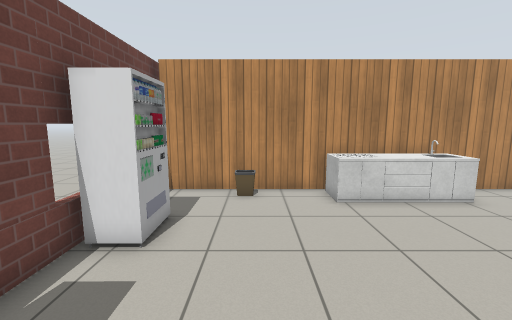
[1] (above)

24 first-person views from a walk through a robot-simulator world made for Gazebo. The camera is 1.3 m above the floor, tilts 8° down and sees 90° across. The floor is counted in squares, 0.5 m on a side. Each view is taken from the middle of a square. On the plan, view 1 faces up. The plan holds only what a view shows up to about 18 squares ahead; the rest is blank. The place goes on beyond the plan. The robots in the file are not drawn. Simple patterns stand in for the simulator's built-in surfaces. Some stock models are drawn as simple stand-ins.

[2]
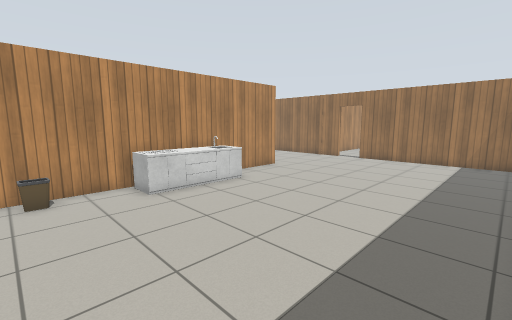

[3]
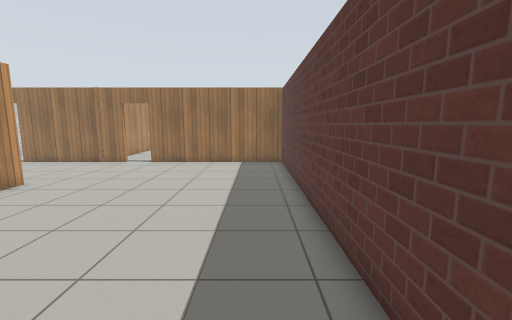

[4]
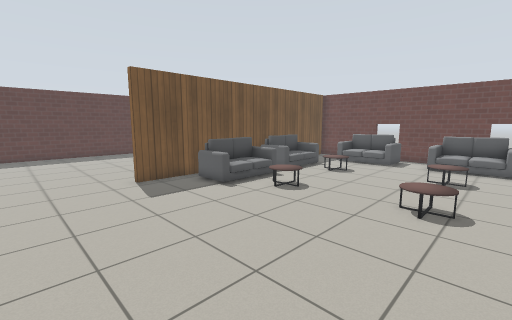

[5]
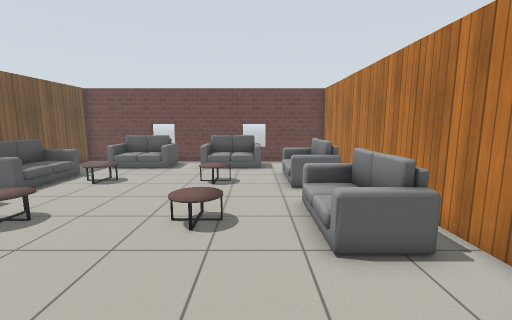

[6]
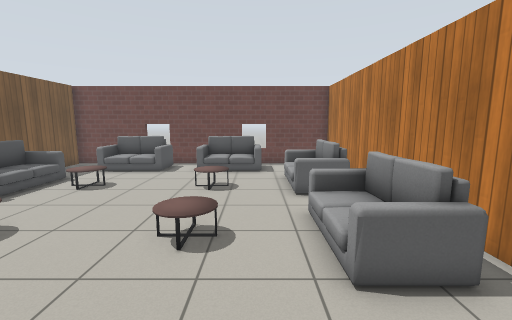

[7]
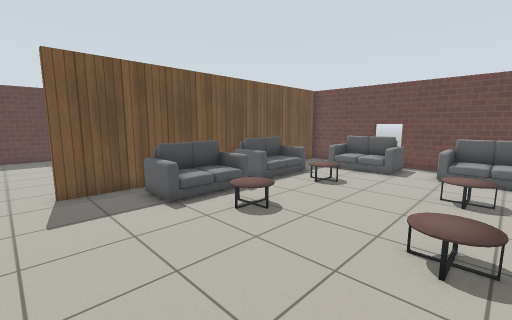

[8]
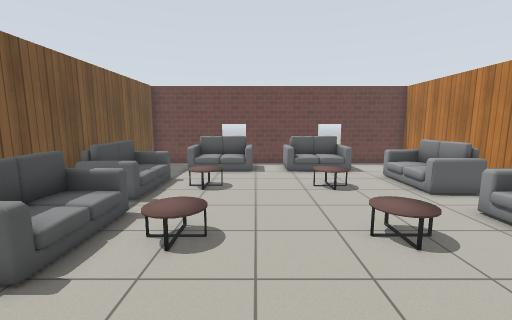

[9]
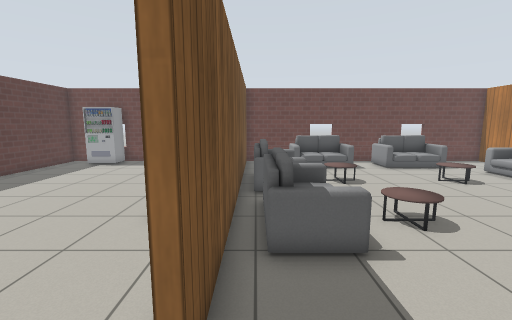

[10]
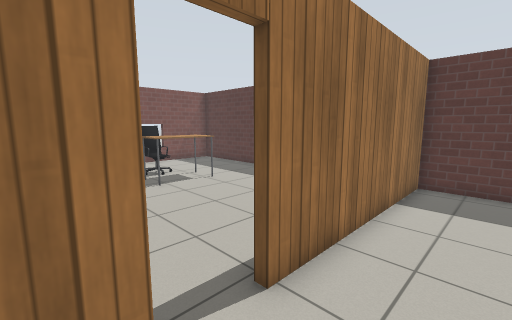

[11]
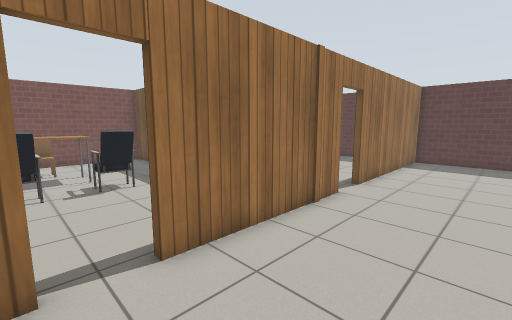

[12]
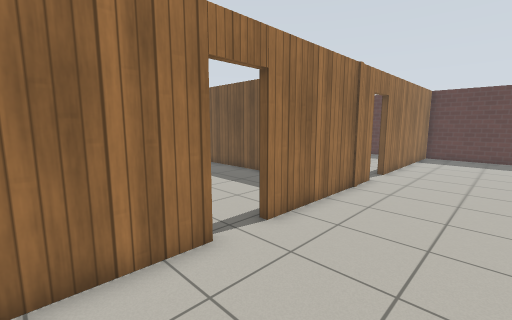

[13]
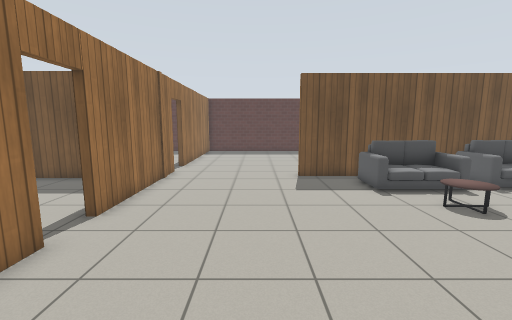

[14]
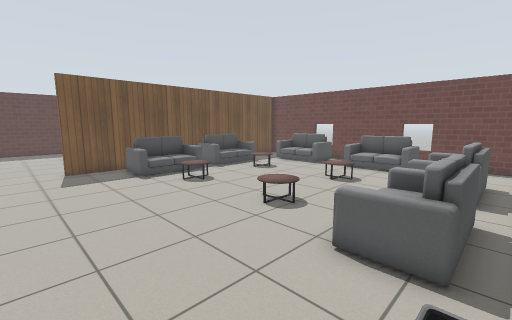

[15]
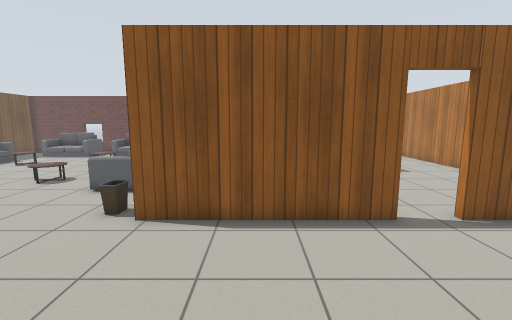

[16]
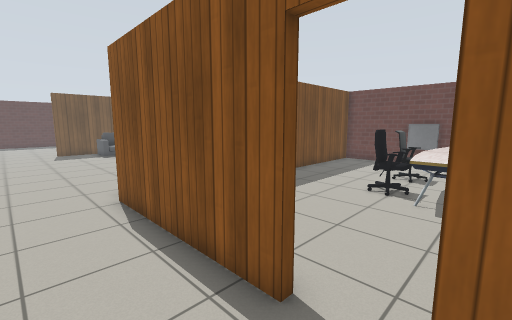

[17]
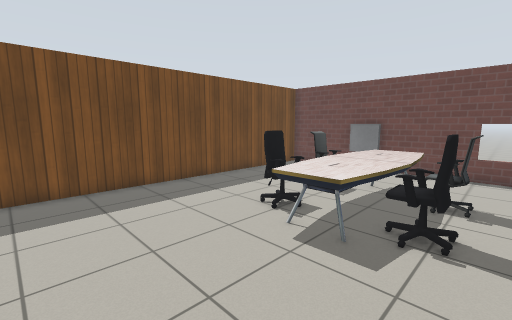

[18]
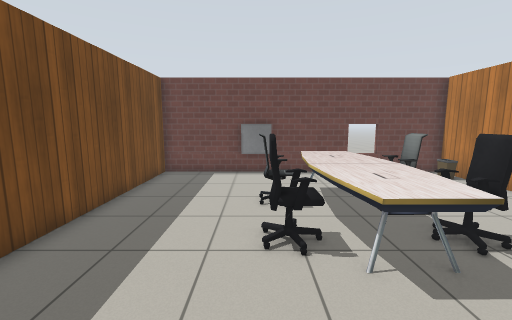

[19]
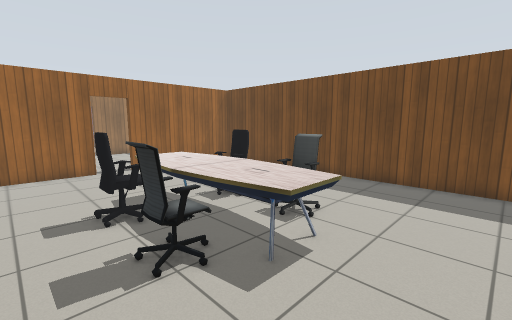

[20]
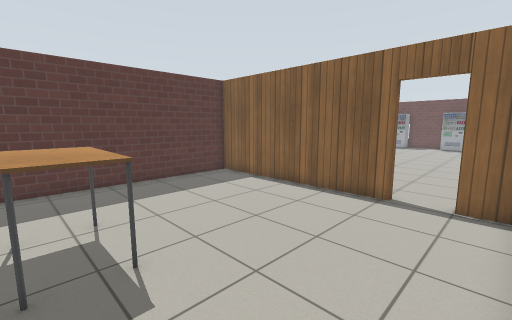

[21]
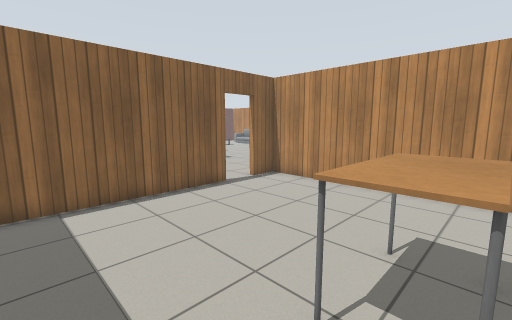

[22]
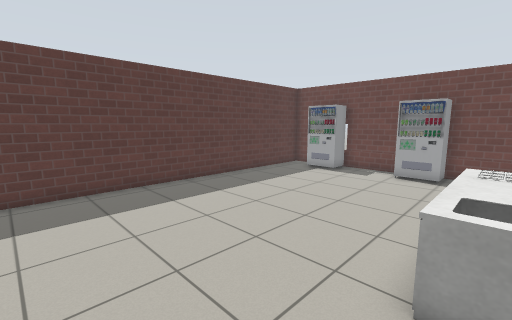

[23]
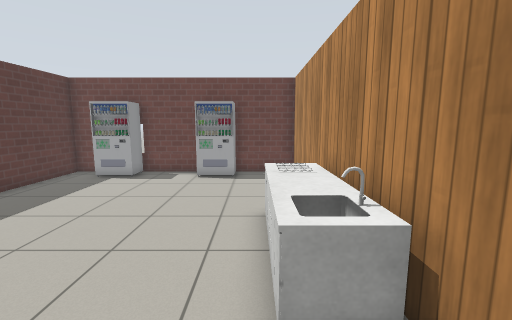

[24]
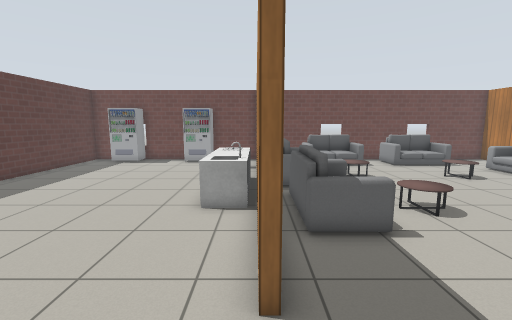

### Floor plan
Points are (right, up) in squares from view 1. A wall is a line through its corners. A room is listed if a view was taken in it or the views show most of it. See-through windows are left out.
Room 1 (views 1, 2, 3, 4, 5, 6, 7, 8, 9, 10, 11, 12, 13, 14, 15, 16, 22, 23, 24)
walls: (11.9, 10) (-3.7, 10); (18.5, 17.8) (18.5, 21.2); (18.5, 9) (18.5, 16.1); (9.6, 26.7) (-3.9, 26.7) (-3.9, 1.8); (-3.7, 10.3) (11.9, 10.3); (12.3, 33.9) (12.3, 26.6); (-3.9, -0.7) (-3.9, -1.8) (18.5, -1.8) (18.5, 7.2); (12.3, 37) (12.3, 35.6)
ways out: open door at (12, 34.5) to room 2; open door at (19, 8.5) to room 3; open door at (19, 16.5)
objects: vending machine (-3, 0) to (-2, 2); vending machine (-3, 5) to (-2, 7); sofa (-3, 13) to (-1, 17); sofa (-3, 19) to (-1, 22); bin (-1, 9) to (0, 9); sofa (0, 23) to (4, 25); sofa (1, 11) to (5, 13); coffee table (2, 14) to (3, 16); coffee table (2, 19) to (3, 21); counter (3, 8) to (7, 9); sofa (6, 11) to (9, 13); sofa (6, 23) to (9, 26); coffee table (7, 14) to (8, 16); coffee table (7, 20) to (8, 21); bin (11, 26) to (12, 26)
Room 2 (views 17, 18, 19)
walls: (12, 35.5) (12, 39.2); (12, 28) (12, 33.9); (-3.9, 39.5) (-3.9, 27) (11.2, 27)
ways out: open door at (12, 34.5) to room 1
objects: window (-4, 32); table (0, 33) to (6, 36); office chair (1, 32) to (2, 33); office chair (1, 36) to (2, 37); office chair (4, 32) to (5, 33); office chair (4, 36) to (5, 37)
Room 3 (views 20, 21)
walls: (18.8, 7.2) (18.8, -1.8) (28.5, -1.8); (28.2, 10.5) (18.8, 10.5) (18.8, 9)
ways out: open door at (19, 8.5) to room 1
objects: table (26, 2) to (28, 5)

Where each view was taken, in squares from view 1:
view 1: 0 up, 0 right, facing up
view 2: 1 down, 1 left, facing up-right
view 3: 0 up, 1 right, facing right
view 4: 22 up, 16 right, facing down-left
view 5: 22 up, 14 right, facing left
view 6: 22 up, 13 right, facing left
view 7: 21 up, 13 right, facing down-left
view 8: 17 up, 13 right, facing left
view 9: 11 up, 14 right, facing left
view 10: 10 up, 16 right, facing down-right
view 11: 18 up, 14 right, facing down-right
view 12: 21 up, 14 right, facing down-right
view 13: 23 up, 14 right, facing down
view 14: 26 up, 14 right, facing down-left
view 15: 30 up, 19 right, facing left
view 16: 36 up, 15 right, facing down-left
view 17: 38 up, 11 right, facing down-left
view 18: 32 up, 10 right, facing left
view 19: 39 up, 3 left, facing down-right
view 20: 10 up, 28 right, facing down-left
view 21: 0 up, 28 right, facing up-left
view 22: 9 up, 11 right, facing down-left
view 23: 8 up, 10 right, facing left
view 24: 10 up, 15 right, facing left
